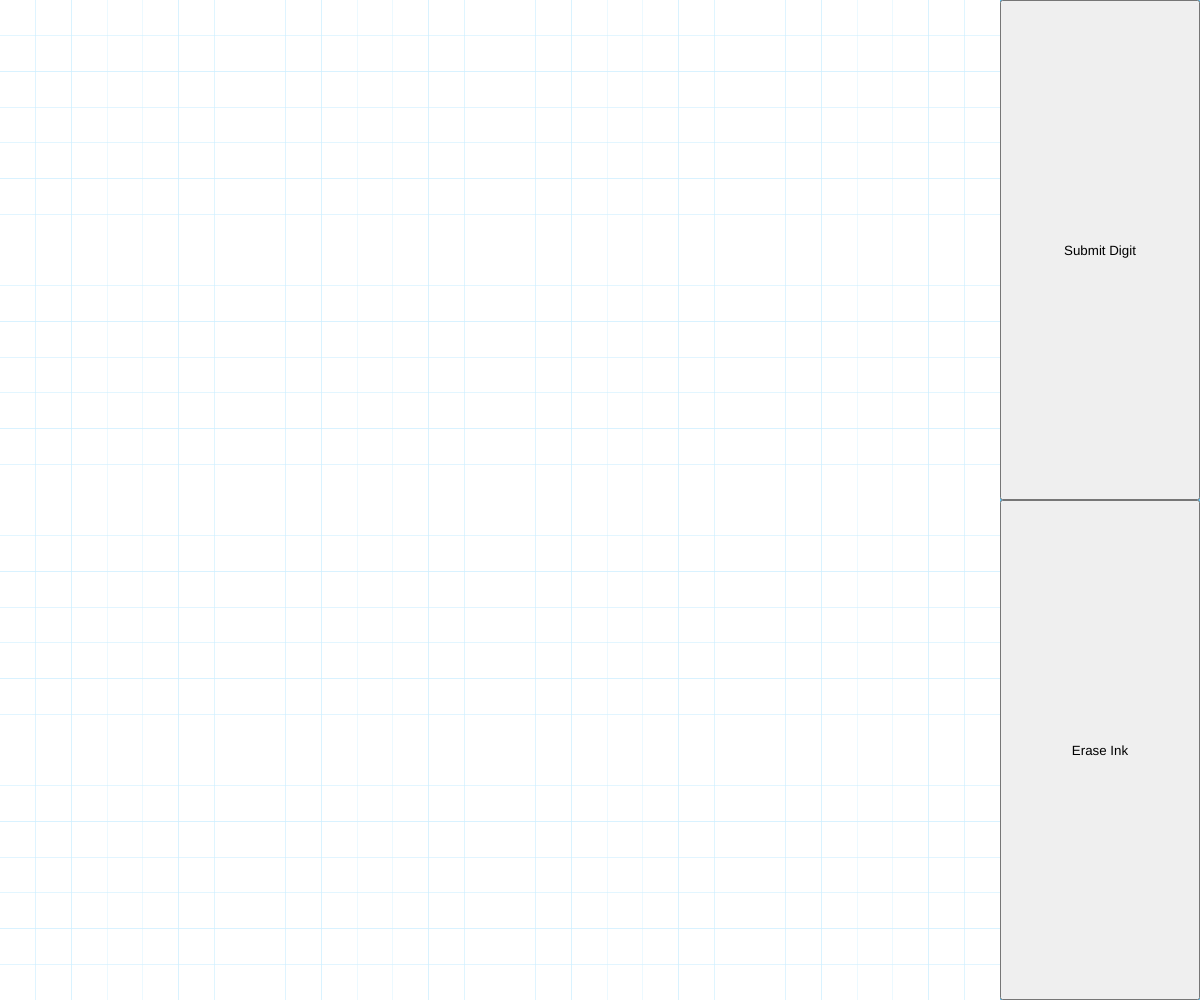
Frame 1 (no input)
Frame 60 (no input): identical to frame 1, image omitted
Frame 120 (the mouse pressed at the canvas centre since frame 60): identical to frame 1, image omitted

The p5.js sketch that drew this single still picture (run headless with seeded random() and noise() and a simulated clock; from frame 60 on, the mouse is pressed at the canvas centre):

// p5.js sketch
// ── sketch.js
//The purpouse of this is to simulate
//a drawing pad
//There are 64 "pixels" and the "ink" will be
//split between them depending on what percentage
//of the "pen" is covering them
//The goal is to create 64 digits between 0 and 100


//Stores our pixel objects
let digit_pix = [];
//Sets the dimensionality of our canvas, you will have to
//change penHardness and penWidth too
let SIDE_LENGTH_PIXELS = 28;

//used for size and orientation of elements
let smaller_dim = 100;
let smaller_dir = "x"

function setup() {
  createCanvas(windowWidth,windowHeight);

  //This allows us to size our elements
  //and orient our buttons
  if(windowWidth > windowHeight){
    smaller_dim = windowHeight
    smaller_dir = "y"
  }else{
    smaller_dim = windowWidth
    smaller_dir = "x"
  }

  //This creates the digit pixels
  for(let row = 0 ; row < SIDE_LENGTH_PIXELS ; row++){
    for(let col = 0 ; col < SIDE_LENGTH_PIXELS; col++){
      digit_pix.push( new Digit_Pixel(smaller_dim/SIDE_LENGTH_PIXELS*row,smaller_dim/SIDE_LENGTH_PIXELS*col,smaller_dim/SIDE_LENGTH_PIXELS) );
    }
  }

  //This creates the buttons
submit_button = createButton('Submit Digit');
submit_button.mousePressed(submit);
erase_button = createButton('Erase Ink');
erase_button.mousePressed(erase);

if(smaller_dir === "x" ){
  let extra_space = windowHeight-smaller_dim
  submit_button.position(0, smaller_dim);
  submit_button.size(smaller_dim/2,extra_space)
  erase_button.position(smaller_dim/2, smaller_dim);
  erase_button.size(smaller_dim/2,windowHeight-smaller_dim)
}else{
  let extra_space = windowWidth-smaller_dim
  submit_button.position(smaller_dim,0);
  submit_button.size(extra_space,smaller_dim/2)
  erase_button.position(smaller_dim,smaller_dim/2);
  erase_button.size(extra_space,smaller_dim/2)
}

}

function draw() {
  background(102, 204, 255)
  for (let pixel of digit_pix) {
  pixel.display();
}


}


function mouseDragged(){
  for (let pixel of digit_pix) {
  pixel.penCheck();
  }
}

function windowResized() {
  resizeCanvas(windowWidth, windowHeight);
  if(windowWidth > windowHeight){
    smaller_dim = windowHeight
    smaller_dir = "y"
  }else{
    smaller_dim = windowWidth
    smaller_dir = "x"
  }

  for (let pixel of digit_pix) {
  pixel.resize(smaller_dim/SIDE_LENGTH_PIXELS);
  }

  if(smaller_dir === "x" ){
    let extra_space = windowHeight-smaller_dim
    submit_button.position(0, smaller_dim);
    submit_button.size(smaller_dim/2,extra_space)
    erase_button.position(smaller_dim/2, smaller_dim);
    erase_button.size(smaller_dim/2,windowHeight-smaller_dim)
  }else{
    let extra_space = windowWidth-smaller_dim
    submit_button.position(smaller_dim,0);
    submit_button.size(extra_space,smaller_dim/2)
    erase_button.position(smaller_dim,smaller_dim/2);
    erase_button.size(extra_space,smaller_dim/2)
  }
}

function submit() {
  console.log("Information submitted!");
  let values = [];
  for (let pixel of digit_pix) {
  values.push(pixel.ink);
  }
  console.log(values)
}

function erase() {
  console.log("Canvas Erased!");
  for (let pixel of digit_pix) {
    pixel.erase();
  }
}

class Digit_Pixel {
  constructor(x_val,y_val,size) {
    this.penHardness = 30;
    this.penWidth = 1.5; //This will divide the mouse distance
    this.x = x_val;
    this.y = y_val;
    this.side = size;
    this.ink = 255;
  }

  penCheck() {
    let mouse_distance = dist(mouseX,mouseY,this.x+this.side/2, this.y+this.side/2)/this.penWidth;
    if(mouse_distance <= this.side){
      let change = (this.side-mouse_distance) / this.side;
      this.ink = max(this.ink - change * this.penHardness,0);
    }
  }

  display() {
    noStroke();
    fill(this.ink);
    rect(this.x, this.y, this.side, this.side);
  }

  resize(newSize){
    let changeFactor = this.side / newSize;
    this.x = this.x / changeFactor;
    this.y = this.y / changeFactor;
    this.side = newSize;
  }

  erase(){
    this.ink = 255;
  }
}
